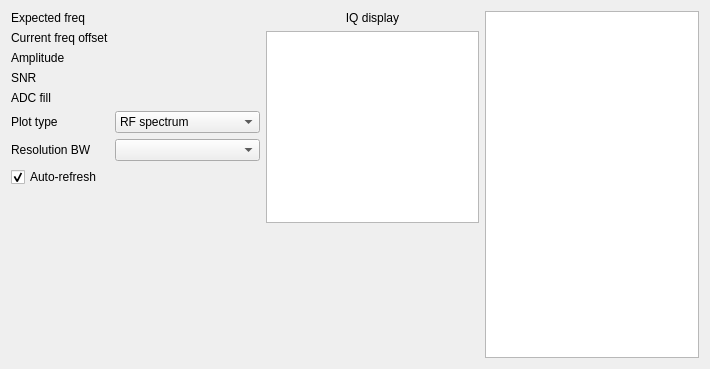
<?xml version="1.0" encoding="UTF-8"?>
<ui version="4.0">
 <class>Form</class>
 <widget class="QWidget" name="Form">
  <property name="geometry">
   <rect>
    <x>0</x>
    <y>0</y>
    <width>710</width>
    <height>369</height>
   </rect>
  </property>
  <property name="windowTitle">
   <string>Form</string>
  </property>
  <layout class="QGridLayout" name="gridLayout" columnstretch="0,0,0">
   <item row="1" column="1">
    <widget class="SquarePlot" name="plot_IQ"/>
   </item>
   <item row="0" column="1">
    <widget class="QLabel" name="label_2">
     <property name="text">
      <string>IQ display</string>
     </property>
     <property name="alignment">
      <set>Qt::AlignCenter</set>
     </property>
    </widget>
   </item>
   <item row="2" column="1">
    <spacer name="verticalSpacer">
     <property name="orientation">
      <enum>Qt::Vertical</enum>
     </property>
     <property name="sizeHint" stdset="0">
      <size>
       <width>20</width>
       <height>40</height>
      </size>
     </property>
    </spacer>
   </item>
   <item row="0" column="2" rowspan="3">
    <widget class="PlotWidget" name="plot_spc"/>
   </item>
   <item row="0" column="0" rowspan="3">
    <layout class="QGridLayout" name="gridLayout_3">
     <item row="5" column="0">
      <widget class="QLabel" name="label_3">
       <property name="text">
        <string>Plot type</string>
       </property>
      </widget>
     </item>
     <item row="2" column="0">
      <widget class="QLabel" name="lblAmplitude">
       <property name="text">
        <string>Amplitude</string>
       </property>
      </widget>
     </item>
     <item row="1" column="1">
      <widget class="QLabel" name="lblCurrentFreq">
       <property name="text">
        <string/>
       </property>
      </widget>
     </item>
     <item row="4" column="0">
      <widget class="QLabel" name="lblADCFill">
       <property name="text">
        <string>ADC fill</string>
       </property>
       <property name="alignment">
        <set>Qt::AlignLeading|Qt::AlignLeft|Qt::AlignVCenter</set>
       </property>
      </widget>
     </item>
     <item row="2" column="1">
      <widget class="QLabel" name="lblAmplitude_value">
       <property name="text">
        <string/>
       </property>
      </widget>
     </item>
     <item row="3" column="0">
      <widget class="QLabel" name="lblSNR">
       <property name="text">
        <string>SNR</string>
       </property>
      </widget>
     </item>
     <item row="4" column="1">
      <widget class="QLabel" name="lblADCFill_value">
       <property name="autoFillBackground">
        <bool>false</bool>
       </property>
       <property name="text">
        <string/>
       </property>
      </widget>
     </item>
     <item row="3" column="1">
      <widget class="QLabel" name="lblSNR_value">
       <property name="text">
        <string/>
       </property>
      </widget>
     </item>
     <item row="6" column="0">
      <widget class="QLabel" name="label">
       <property name="text">
        <string>Resolution BW</string>
       </property>
      </widget>
     </item>
     <item row="6" column="1">
      <widget class="QComboBox" name="comboRBW"/>
     </item>
     <item row="0" column="0">
      <widget class="QLabel" name="label_8">
       <property name="text">
        <string>Expected freq</string>
       </property>
      </widget>
     </item>
     <item row="1" column="0">
      <widget class="QLabel" name="label_10">
       <property name="text">
        <string>Current freq offset</string>
       </property>
      </widget>
     </item>
     <item row="0" column="1">
      <widget class="QLabel" name="lblExpectedFreq">
       <property name="text">
        <string/>
       </property>
      </widget>
     </item>
     <item row="7" column="0">
      <widget class="QCheckBox" name="chkAutorefresh">
       <property name="text">
        <string>Auto-refresh</string>
       </property>
       <property name="checked">
        <bool>true</bool>
       </property>
      </widget>
     </item>
     <item row="8" column="0">
      <spacer name="verticalSpacer_2">
       <property name="orientation">
        <enum>Qt::Vertical</enum>
       </property>
       <property name="sizeHint" stdset="0">
        <size>
         <width>20</width>
         <height>40</height>
        </size>
       </property>
      </spacer>
     </item>
     <item row="5" column="1">
      <widget class="QComboBox" name="comboPlotType">
       <item>
        <property name="text">
         <string>RF spectrum</string>
        </property>
       </item>
       <item>
        <property name="text">
         <string>Baseband spectrum</string>
        </property>
       </item>
       <item>
        <property name="text">
         <string>Baseband timeseries</string>
        </property>
       </item>
       <item>
        <property name="text">
         <string>IQ timeseries</string>
        </property>
       </item>
      </widget>
     </item>
    </layout>
   </item>
  </layout>
 </widget>
 <customwidgets>
  <customwidget>
   <class>PlotWidget</class>
   <extends>QGraphicsView</extends>
   <header>pyqtgraph</header>
  </customwidget>
  <customwidget>
   <class>SquarePlot</class>
   <extends>QGraphicsView</extends>
   <header>channel_gui</header>
  </customwidget>
 </customwidgets>
 <resources/>
 <connections/>
</ui>
